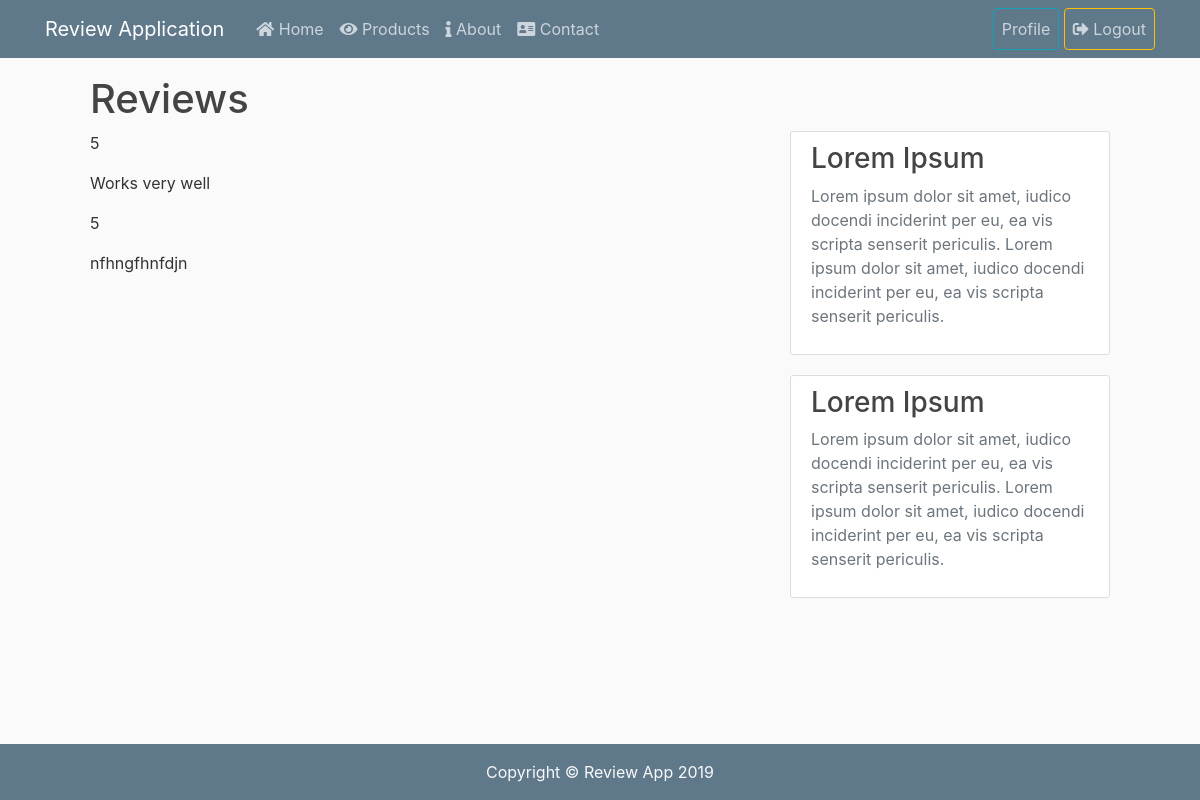
Page /review/ (signed in) on the committed database.
### reviewApp/models.py (models this page shows, shortened)
class Review(models.Model):
	product = models.ForeignKey(Product, on_delete=models.CASCADE)
	profile = models.ForeignKey(Profile, on_delete=models.CASCADE)
	author = models.ForeignKey(User, on_delete=models.CASCADE)
	rating = models.PositiveSmallIntegerField(default=1, validators = [MinValueValidator(1), MaxValueValidator(5)])
	reviewtext = models.TextField()
	postdate = models.DateTimeField(auto_now_add=True)
	lastmodified = models.DateTimeField(auto_now=True)

### reviewApp/views.py (the view)
# urls.py: path('review/', ReviewListView.as_view(), name='reviewApp-review'),
class ReviewListView(ListView):
	model = Review
	template_name = 'reviewApp/review.html'
	context_object_name = 'reviews'

### reviewApp/templates/reviewApp/review.html (shortened to what this page needs)
{% extends "reviewApp/base.html" %}
{% block content %}
	<h1>Reviews</h1>
	<div class="row">
		<div class="col-md-8">
		{% for review in reviews %}
			<p>{{ review.rating }}</p>
			<p>{{ review.reviewtext }}</p>
		{% endfor %}
		</div>
		<div class="col-md-4">
			<div class="content-section">
				<h3>Lorem Ipsum</h3>
				<p class='text-muted'>
					Lorem ipsum dolor sit amet, iudico docendi inciderint per eu, ea vis scripta senserit periculis. Lorem ipsum dolor sit amet, iudico docendi inciderint per eu, ea vis scripta senserit periculis.
				</p>
			</div>
			<div class="content-section">
				<h3>Lorem Ipsum</h3>
				<p class='text-muted'>
					Lorem ipsum dolor sit amet, iudico docendi inciderint per eu, ea vis scripta senserit periculis. Lorem ipsum dolor sit amet, iudico docendi inciderint per eu, ea vis scripta senserit periculis.
			</div>
		</div>
	</div>
{% endblock content %}

### reviewApp/static/css/styles.css (style rules this page uses)
body { background: #fafafa; color: #333333; margin-top: 5rem; }
h1, h2, h3, h4, h5, h6 { color: #444444; }
.content-section { background: #ffffff; padding: 10px 20px; border: 1px solid #dddddd; border-radius: 3px; margin-bottom: 20px; }

### reviewApp/templates/reviewApp/base.html (style rules this page uses)
html { position: relative; min-height: 100%; }
body { margin: 50px; padding: 25px; }

### rows in the picture
Review: rating "5", reviewtext "Works very well"
Review: rating "5", reviewtext "nfhngfhnfdjn"
